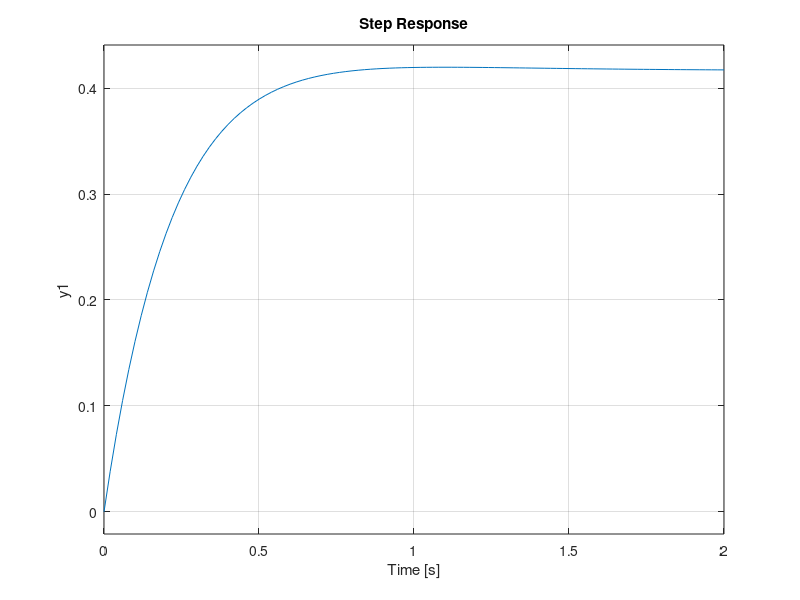

Reproduce this figure in MATLAB.
% Clear the variables and clear the workspace
clear; clc;

% Numberator and denominator for transfer function
numerator = [2 5];
denominator = [1 7 12];

% Transfer function
sys = tf(numerator, denominator);

% Bode plot for 
subplot(2,1,1);
bode(sys);

% Step Resonpse of the System
subplot(2,1,2);
step(sys)
